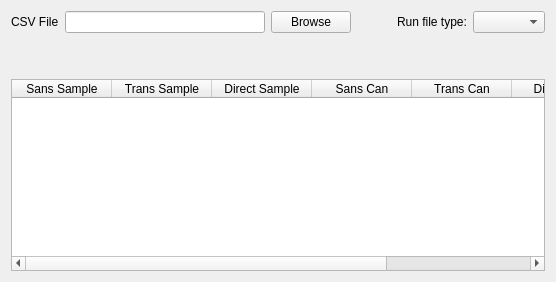
          <widget class="QWidget" name="page_6">
           <layout class="QVBoxLayout" name="verticalLayout_5">
            <item>
             <layout class="QHBoxLayout" name="horizontalLayout_9">
              <item>
               <widget class="QLabel" name="label_13">
                <property name="sizePolicy">
                 <sizepolicy hsizetype="Preferred" vsizetype="Maximum">
                  <horstretch>0</horstretch>
                  <verstretch>0</verstretch>
                 </sizepolicy>
                </property>
                <property name="text">
                 <string>CSV File</string>
                </property>
               </widget>
              </item>
              <item>
               <widget class="QLineEdit" name="csv_filename">
                <property name="sizePolicy">
                 <sizepolicy hsizetype="Minimum" vsizetype="Fixed">
                  <horstretch>0</horstretch>
                  <verstretch>0</verstretch>
                 </sizepolicy>
                </property>
                <property name="minimumSize">
                 <size>
                  <width>200</width>
                  <height>0</height>
                 </size>
                </property>
               </widget>
              </item>
              <item>
               <widget class="QPushButton" name="csv_browse_btn">
                <property name="text">
                 <string>Browse</string>
                </property>
               </widget>
              </item>
              <item>
               <spacer name="horizontalSpacer_17">
                <property name="orientation">
                 <enum>Qt::Horizontal</enum>
                </property>
                <property name="sizeHint" stdset="0">
                 <size>
                  <width>40</width>
                  <height>20</height>
                 </size>
                </property>
               </spacer>
              </item>
              <item>
               <widget class="QLabel" name="label_26">
                <property name="text">
                 <string>Run file type:</string>
                </property>
               </widget>
              </item>
              <item>
               <widget class="QComboBox" name="file_opt"/>
              </item>
             </layout>
            </item>
            <item>
             <spacer name="verticalSpacer_6">
              <property name="orientation">
               <enum>Qt::Vertical</enum>
              </property>
              <property name="sizeHint" stdset="0">
               <size>
                <width>20</width>
                <height>40</height>
               </size>
              </property>
             </spacer>
            </item>
            <item>
             <widget class="QTableWidget" name="batch_table">
              <property name="editTriggers">
               <set>QAbstractItemView::NoEditTriggers</set>
              </property>
              <property name="selectionMode">
               <enum>QAbstractItemView::MultiSelection</enum>
              </property>
              <property name="selectionBehavior">
               <enum>QAbstractItemView::SelectRows</enum>
              </property>
              <property name="textElideMode">
               <enum>Qt::ElideRight</enum>
              </property>
              <column>
               <property name="text">
                <string>Sans Sample</string>
               </property>
              </column>
              <column>
               <property name="text">
                <string>Trans Sample</string>
               </property>
              </column>
              <column>
               <property name="text">
                <string>Direct Sample</string>
               </property>
              </column>
              <column>
               <property name="text">
                <string>Sans Can</string>
               </property>
              </column>
              <column>
               <property name="text">
                <string>Trans Can</string>
               </property>
              </column>
              <column>
               <property name="text">
                <string>Direct Can</string>
               </property>
              </column>
              <column>
               <property name="text">
                <string>Output Name</string>
               </property>
              </column>
             </widget>
            </item>
           </layout>
          </widget>
